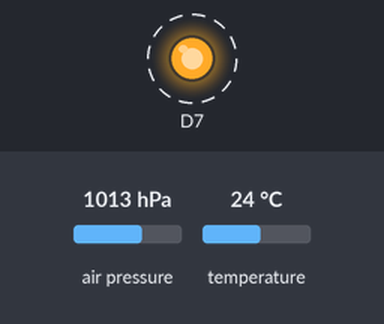
Simulated run of this sketch. Board: Particle Photon. Shown: output pins drawn as LEDs (lit = HIGH). Dashed ring = blinking. The inputs (shaded band) are chosen by the test bench; at power-on: air pressure 1013 hPa, temperature 24 °C. What the sketch prints to the serial monitor is not drawn.

Above: at 0.7 s.
Timing chart, 0 to 6.3 s (numbered marks = the images above):
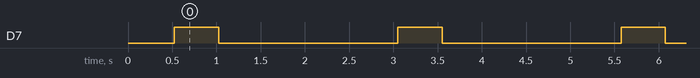

Measured:
- by itself, D7: alternates HIGH for 0.50 s and LOW for 2.0 s

The sketch:

bmp085-101.ino
```cpp
// This #include statement was automatically added by the Spark IDE.
#include "Adafruit_BMP085/Adafruit_BMP085.h"

Adafruit_BMP085 bmp;

void InitializeBMP085(){
  if (!bmp.begin()) {
    Serial.println("Could not find a valid BMP085 sensor, check wiring!");
    while (1) {
        Serial.println("Faaaaaale");
    }
  }
}

// Publish Pressure, Altitude
void PublishBMP085Info(){
    char szEventInfo[64];

    sprintf(szEventInfo, "Temperature=%.2f °C, Pressure=%.2f hPa", bmp.readTemperature(), bmp.readPressure()/100.0);

    Serial.println(szEventInfo);
    Spark.publish("reading", szEventInfo);
}

// Initialize applicaiton
void InitializeApplication(){
    Serial.begin(9600);
    pinMode(D7, OUTPUT);
}

// Blink LED and wait for some time
void BlinkLED(){
    digitalWrite(D7, HIGH);
    delay(500);
    digitalWrite(D7, LOW);
}

void setup() {
    BlinkLED();
    InitializeApplication();
    InitializeBMP085();
}

void loop() {
    // Publish events. Wait for 2 seconds between publishes
    PublishBMP085Info();
    BlinkLED();
    delay(2000);
}
```
